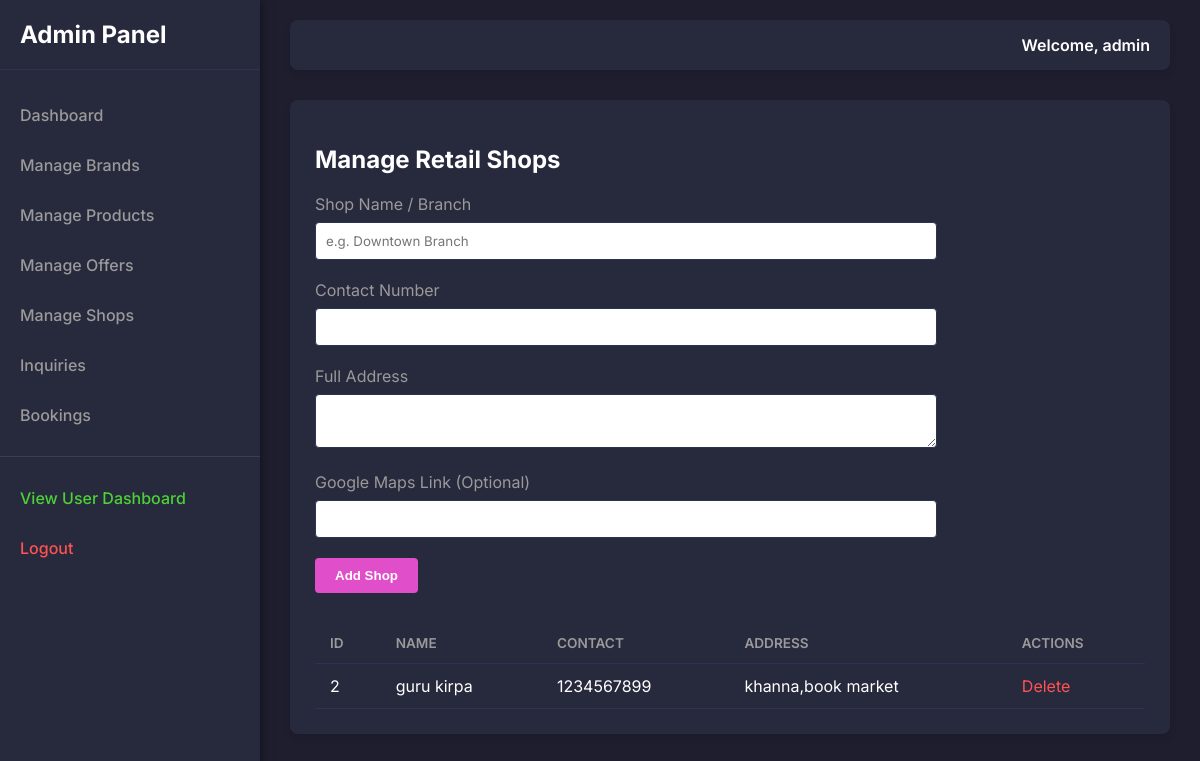
Page /admin/shops (signed in) on the committed database.
### tables this page shows
CREATE TABLE shop (
            id INTEGER PRIMARY KEY AUTOINCREMENT,
            name TEXT NOT NULL,
            address TEXT NOT NULL,
            contact_number TEXT NOT NULL,
            map_link TEXT
        );

### app.py (the view, shortened to what this page needs)
@app.route('/admin/shops', methods=['GET', 'POST'])
def manage_shops():
    shops = g.db.execute("SELECT * FROM shop").fetchall()
    return render_template('admin/manage_shops.html', shops=shops)

### app.py (called while the page is built)
@app.before_request
def before_request():
    g.db = get_db_connection()
    if request.path.startswith('/admin') and request.path != '/admin/login':
        if 'admin_logged_in' not in session:
            return redirect(url_for('admin_login'))

@app.teardown_request
def teardown_request(exception):
    db = getattr(g, 'db', None)
    if db is not None:
        db.close()

### database.py (called while the page is built)
def get_db_connection():
    conn = sqlite3.connect(DB_NAME)
    conn.row_factory = sqlite3.Row
    return conn

### templates/admin/manage_shops.html (shortened to what this page needs)
{% extends "admin_base.html" %}
{% block content %}
<div class="admin-panel-section">
    <h2>Manage Retail Shops</h2>
    <form method="POST" class="admin-form" style="max-width: 600px; margin-bottom: 30px;">
        <div class="form-group">
            <label>Shop Name / Branch</label>
            <input type="text" name="name" required placeholder="e.g. Downtown Branch">
        </div>
        <div class="form-group">
            <label>Contact Number</label>
            <input type="text" name="contact_number" required>
        </div>
        <div class="form-group">
            <label>Full Address</label>
            <textarea name="address" rows="2" required></textarea>
        </div>
        <div class="form-group">
            <label>Google Maps Link (Optional)</label>
            <input type="url" name="map_link">
        </div>
        <button type="submit" class="btn-admin">Add Shop</button>
    </form>
    <table class="admin-table">
        <thead>
            <tr>
                <th>ID</th>
                <th>Name</th>
                <th>Contact</th>
                <th>Address</th>
                <th>Actions</th>
            </tr>
        </thead>
        <tbody>
            {% for shop in shops %}
            <tr>
                <td>{{ shop.id }}</td>
                <td>{{ shop.name }}</td>
                <td>{{ shop.contact_number }}</td>
                <td>{{ shop.address }}</td>
                <td class="action-links">
                    <a href="{{ url_for('delete_shop', id=shop.id) }}" class="delete" onclick="return confirm('Delete shop?');">Delete</a>
                </td>
            </tr>
            {% endfor %}
        </tbody>
    </table>
</div>
{% endblock %}

### static/css/admin.css (style rules this page uses)
:root { --admin-primary: #1e1e2f; --admin-sidebar: #27293d; --admin-bg: #1e1e2f; --admin-card: #27293d; --admin-text: #ffffff; --admin-text-muted: #9a9a9a; --admin-accent: #e14eca; --admin-border: #2b3553; }
body { font-family: 'Inter', sans-serif; margin: 0; padding: 0; background-color: var(--admin-bg); color: var(--admin-text); }
a { text-decoration: none; color: inherit; }
.admin-panel-section { background-color: var(--admin-card); padding: 25px; border-radius: 8px; margin-bottom: 30px; box-shadow: 0 4px 6px rgba(0,0,0,0.1); }
.admin-table { width: 100%; border-collapse: collapse; margin-top: 20px; }
.admin-table th, .admin-table td { padding: 12px 15px; border-bottom: 1px solid var(--admin-border); text-align: left; }
.admin-table th { color: var(--admin-text-muted); font-weight: 600; text-transform: uppercase; font-size: 0.85rem; }
.admin-form .form-group { margin-bottom: 20px; }
.admin-form label { display: block; margin-bottom: 8px; color: var(--admin-text-muted); }
.admin-form input, .admin-form textarea, .admin-form select { width: 100%; padding: 10px; background-color: #ffffff; border: 1px solid var(--admin-border); border-radius: 4px; color: #333333; font-family: inherit; }
.btn-admin { background-color: var(--admin-accent); color: white; border: none; padding: 10px 20px; border-radius: 4px; cursor: pointer; font-weight: 600; transition: all 0.3s; }
.action-links a { margin-right: 10px; color: #3498db; }
.action-links a.delete { color: #ff5252; }

### rows in the picture
shop: id "2", name "guru kirpa", contact_number "1234567899", address "khanna,book market"

### other values in the picture
{{ session.get('admin_username', 'Admin') }} "admin"
